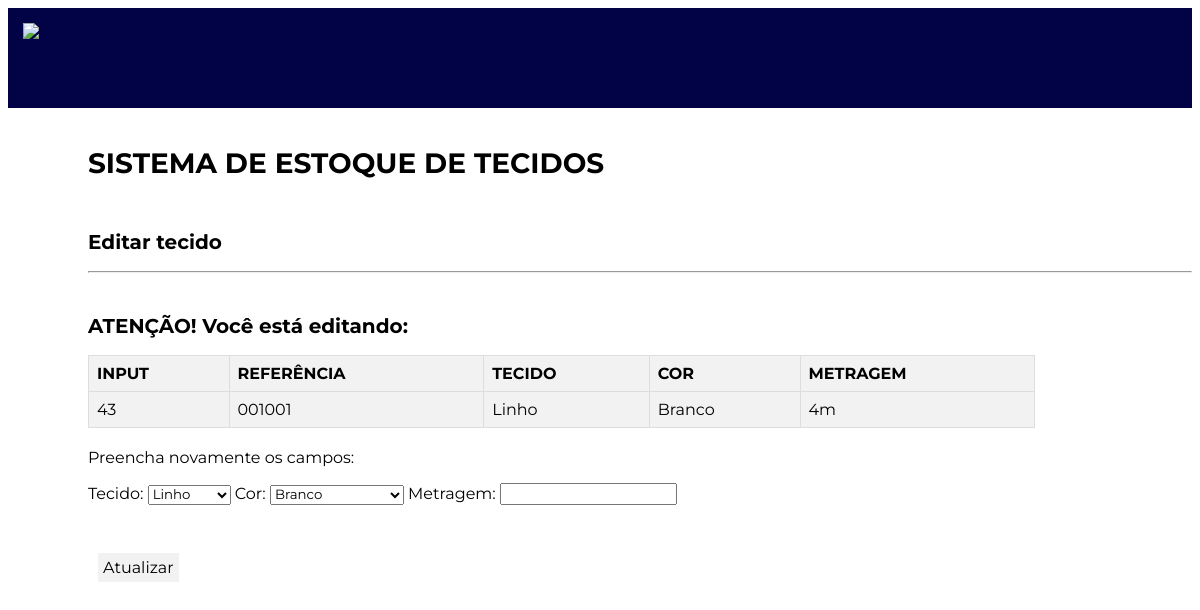
The app's page /core/editar/43 with its own data.
### core/models.py (models this page shows, shortened)
class Tecido(models.Model):
    referencia = models.CharField(max_length=10)
    tipo = models.CharField(max_length=30)
    cor = models.CharField(max_length=30)
    metragem = models.CharField(max_length=10)

### core/views.py (the view)
# urls.py: path('editar/<int:id>', editar, name='editar'),
def editar (request, id):
    cores = retornar_cores()
    tecido = Tecido.objects.get(id=id)
    return render (request, 'update.html', {'tecido': tecido, 'cores': cores})

### core/views.py (called while the page is built)
def retornar_cores():
    return ['Branco', 'Preto', 'Cinza', 'Chumbo', 'Vermelho', 'Vinho', 'Coral', 'Laranja', 'Amarelo', 'Amarelo Canário', 'Amarelo Neon', 'Marrom', 'Caramelo', 'Caqui', 'Bege', 'Rosa Bebê', 'Rosa Neon', 'Pink', 'Azul Claro', 'Azul Turquesa', 'Azul Royal', 'Azul Marinho', 'Roxo', 'Verde Lodo', 'Verde Sinuca', 'Verde Bandeira', 'Verde Limão', 'Verde Água']

### core/templates/update.html (shortened to what this page needs)
<!DOCTYPE html>
<html lang="en">
<head>
    {% load static %}
    <link rel="stylesheet" type="text/css" href="../../static/estilos/index_estilo.css">
</head>
<body>
    <div id="cabecalho">
        <img src='https://cdn-icons-png.flaticon.com/512/6807/6807210.png'></img>
    </div>
    <br>
    <h1 style="font-size: 28px; font-weight: 700;">SISTEMA DE ESTOQUE DE TECIDOS</h1>
    <br>
    <h1>Editar tecido</h1>
    <hr style="margin-left: 80px;">
    <br>
    <h1>ATENÇÃO! Você está editando:</h1>
    <table>
        <tr>
            <th>INPUT</th>
            <th>REFERÊNCIA</th>
            <th>TECIDO</th>
            <th>COR</th>
            <th>METRAGEM</th>
        </tr>
        <tr>
            <td>{{ tecido.id }}</td>
            <td>{{ tecido.referencia }}</td>
            <td>{{ tecido.tipo }}</td>
            <td>{{ tecido.cor }}</td>
            <td>{{ tecido.metragem }}m</td>
        </tr>
    </table>
    <div id="forms_atualizar">
        <p>Preencha novamente os campos:</p>
        <form action="{% url 'atualizar' tecido.id %}" method="POST">
            <label for="tipo">Tecido:</label>
            <select id="tipo" name="tipo">
                <option value="Linho">Linho</option>
            </select>
            <label for="cor">Cor:</label>
            <select id="cor" name="cor">
                {% for cor in cores %}
                <option value="{{cor}}">{{cor}}</option>
                {% endfor %}
            </select>
            <label for="Metragem">Metragem:</label>
            <input type="number" step="0.1" name="metragem">
            <br>
            <br>
            <br>
            <button type="submit">Atualizar</button>
        </form>
    </div>
</body>
</html>

### static/estilos/index_estilo.css (style rules this page uses)
* { font-family: 'Montserrat'; }
h1 { font-family: 'Montserrat'; font-size: 20px; margin-left: 80px; margin-bottom: 17.5px; }
#cabecalho { width: 100%; height: 100px; background-color: rgb(2, 2, 71); border-color: rgb(147, 150, 153); }
img { margin: 15px; height: 70px; }
table { border-collapse: collapse; width: 80%; margin-bottom: 20px; margin-left: 80px; }
th, td { text-align: left; padding: 8px; border: 1px solid #ddd; }
th { background-color: #f2f2f2; }
tr:nth-child(even) { background-color: #f2f2f2; }
tr:nth-child(odd) { background-color: #d8d7d7; }
button { background-color: #f2f2f2; color: black; padding: 5px 5px; text-align: center; text-decoration: none; display: flex; font-size: 16px; cursor: pointer; margin: 10px; align-items: center; border: none; }
#forms_atualizar { margin-left: 80px; }

### records on screen
Tecido: id "43", referencia "001001", tipo "Linho", cor "Branco", metragem "4"

### other values on screen
form field cor "Branco"
